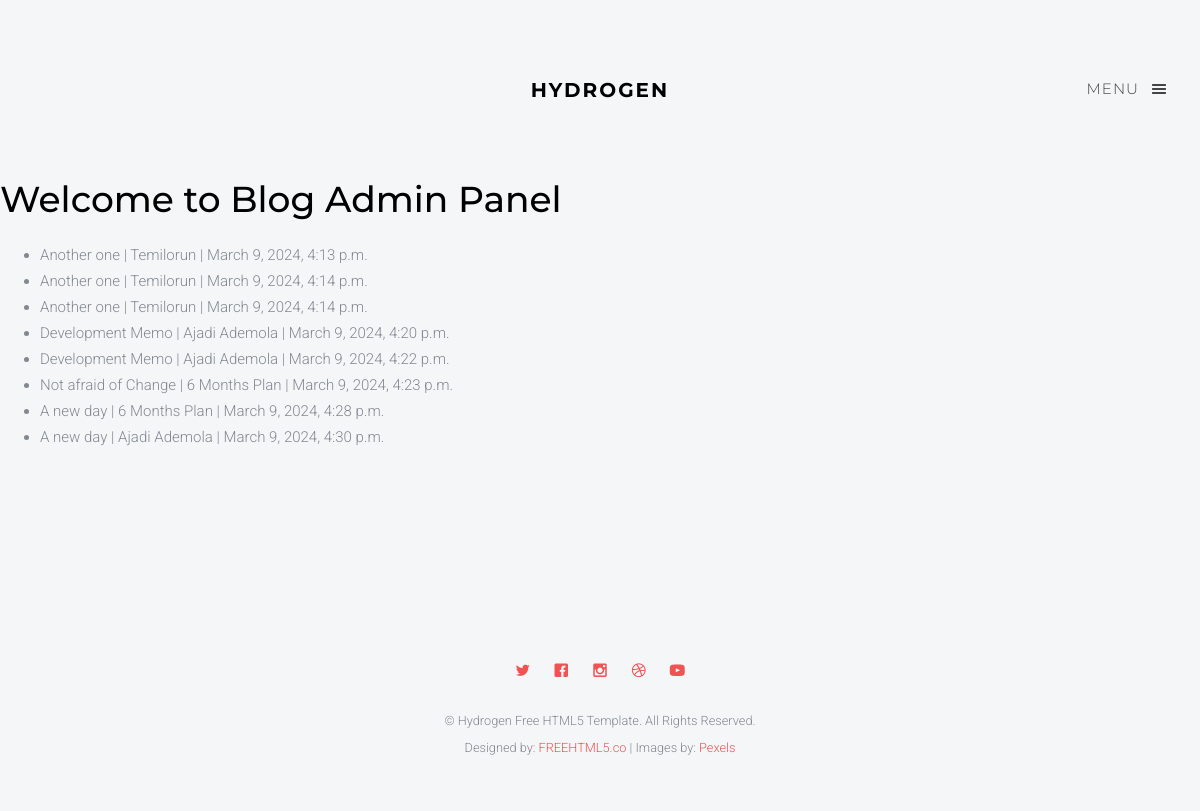
The page /comments.html on the database as committed earlier.
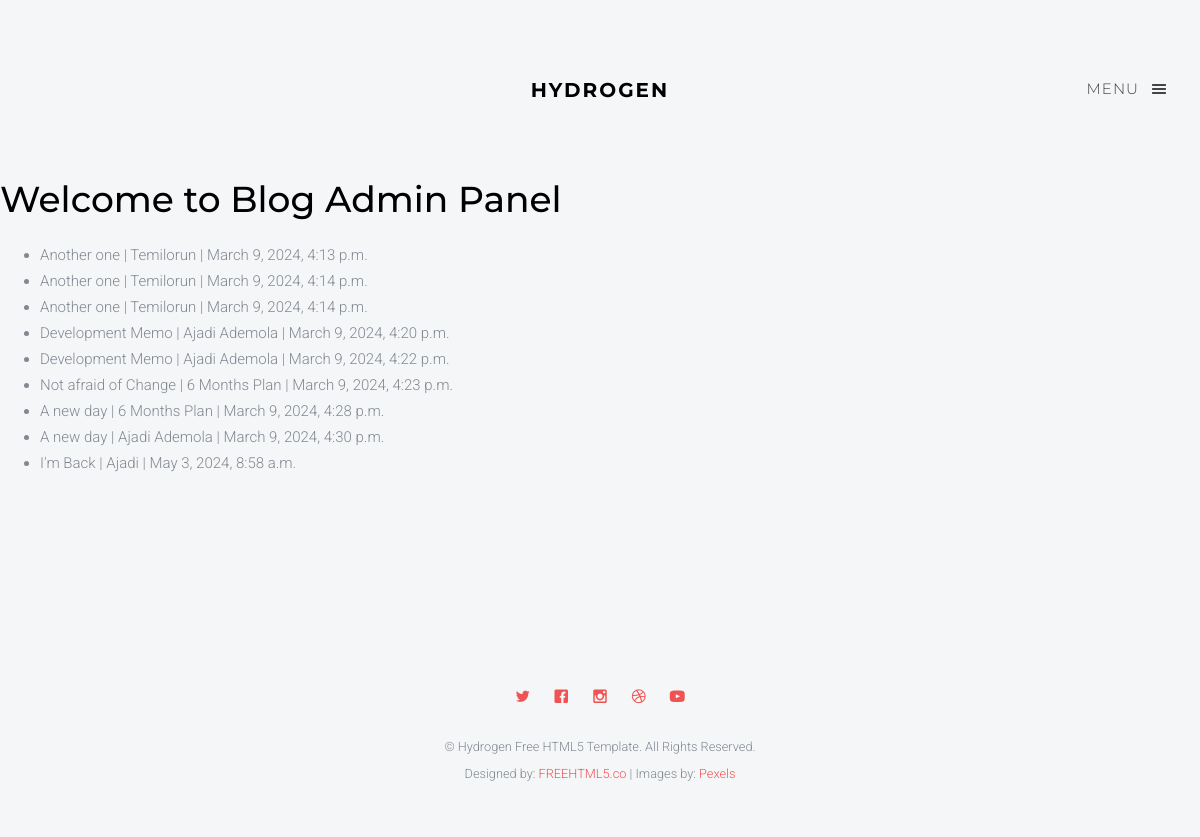
The same page on the database as committed later.
### personal/models.py (models this page shows, shortened)
class Comment(models.Model):
    post = models.ForeignKey(Post, on_delete=models.CASCADE, related_name='comments')
    name = models.CharField(max_length=250)
    body = models.TextField()
    date_added = models.DateTimeField(auto_now_add=True)

class Post(models.Model):
    options = (
        ('draft', 'Draft'),
        ('published', 'Published'),
    )
    title = models.CharField(max_length=250)
    slug = models.SlugField(max_length=250)
    author = models.ForeignKey(User, on_delete=models.CASCADE, related_name='blog_posts')
    category = models.ForeignKey(Category, on_delete=models.CASCADE, null=True)
    description = models.CharField(max_length=300)
    image = models.ImageField(upload_to='pics/', null=True, blank=True)
    img_desc = models.CharField(max_length=300)
    publish = models.DateTimeField(default=timezone.now)
    content = RichTextField()
    tags = models.ForeignKey(Tags, on_delete=models.CASCADE, null=True)
    status = models.CharField(max_length=10, choices=options, default='draft')
    class Meta:
        ordering = ('-publish',)
    def __str__(self):
        return self.title

### personal/views.py (the view)
# urls.py: path('comments.html', views.comments_list, name='comments_list'),
def comments_list(request):
    comments = Comment.objects.all()
    return render(request, 'comments.html', {'comments': comments})

### Templates/comments.html (shortened to what this page needs)
{% load static %}
<!DOCTYPE html>
 <html class="no-js">
	<head>
	<link rel="stylesheet" href="{% static 'css/animate.css' %}">
	<link rel="stylesheet" href="{% static 'css/icomoon.css' %}">
	<link rel="stylesheet" href="{% static 'css/magnific-popup.css'%}">
	<link rel="stylesheet" href="{% static 'css/salvattore.css'%}">
	<link rel="stylesheet" href="{% static 'css/style.css'%}">
	</head>
	<body>
	<header id="fh5co-header" role="banner">
		<div class="container">
			<div class="row">
				<div class="col-md-12">
					<a href="#" class="fh5co-menu-btn js-fh5co-menu-btn">Menu <i class="icon-menu"></i></a>
					<a class="navbar-brand" href="blog.html">Hydrogen</a>
				</div>
			</div>
		</div>
	</header>
	<div id="fh5co-main">
		<p><h1>Welcome to Blog Admin Panel</h1></p>
        <ul>
            {% for comments in comments %}
            <li>{{comments.post}} | {{ comments.name }} | {{ comments.date_added }}</li>
            {% endfor %}
        </ul>
	</div>
	<footer id="fh5co-footer">
        <div class="container">
			<div class="row row-padded">
				<div class="col-md-12 text-center">
					<p class="fh5co-social-icons">
						<a href="#"></a>
						<a href="#"></a>
					</p>
				</div>
			</div>
		</div>
		<div class="container">
			<div class="row row-padded">
				<div class="col-md-12 text-center">
					<p class="fh5co-social-icons">
						<a href="#"><i class="icon-twitter"></i></a>
						<a href="#"><i class="icon-facebook"></i></a>
						<a href="#"><i class="icon-instagram"></i></a>
						<a href="#"><i class="icon-dribbble"></i></a>
						<a href="#"><i class="icon-youtube"></i></a>
					</p>
					<p><small>&copy; Hydrogen Free HTML5 Template. All Rights Reserved. <br>Designed by: <a href="http://freehtml5.co/" target="_blank">FREEHTML5.co</a> | Images by: <a href="http://pexels.com" target="_blank">Pexels</a> </small></p>
				</div>
			</div>
		</div>
	</footer>
	</body>
</html>

Rows that differ between the two databases and show on the page:
added Comment: post "I'm Back", name "Ajadi", date_added "May 3, 2024, 8:58 a.m."
